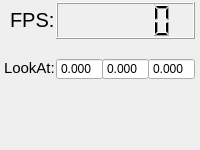
  <widget class="QDockWidget" name="dockWidget">
   <property name="minimumSize">
    <size>
     <width>200</width>
     <height>150</height>
    </size>
   </property>
   <property name="maximumSize">
    <size>
     <width>200</width>
     <height>150</height>
    </size>
   </property>
   <property name="features">
    <set>QDockWidget::DockWidgetFloatable|QDockWidget::DockWidgetMovable</set>
   </property>
   <property name="allowedAreas">
    <set>Qt::RightDockWidgetArea</set>
   </property>
   <property name="windowTitle">
    <string>Status</string>
   </property>
   <attribute name="dockWidgetArea">
    <number>2</number>
   </attribute>
   <widget class="QWidget" name="dockWidgetContents">
    <widget class="QLCDNumber" name="FPSlcdNumber">
     <property name="geometry">
      <rect>
       <x>56</x>
       <y>2</y>
       <width>139</width>
       <height>37</height>
      </rect>
     </property>
    </widget>
    <widget class="QLabel" name="label_4">
     <property name="geometry">
      <rect>
       <x>10</x>
       <y>0</y>
       <width>59</width>
       <height>39</height>
      </rect>
     </property>
     <property name="font">
      <font>
       <pointsize>15</pointsize>
      </font>
     </property>
     <property name="text">
      <string>FPS:</string>
     </property>
    </widget>
    <widget class="QDoubleSpinBox" name="lookAtSpinBoxY">
     <property name="geometry">
      <rect>
       <x>102</x>
       <y>58</y>
       <width>47</width>
       <height>22</height>
      </rect>
     </property>
     <property name="readOnly">
      <bool>true</bool>
     </property>
     <property name="buttonSymbols">
      <enum>QAbstractSpinBox::NoButtons</enum>
     </property>
     <property name="decimals">
      <number>3</number>
     </property>
     <property name="minimum">
      <double>-1024.000000000000000</double>
     </property>
     <property name="maximum">
      <double>1024.000000000000000</double>
     </property>
    </widget>
    <widget class="QDoubleSpinBox" name="lookAtSpinBoxX">
     <property name="geometry">
      <rect>
       <x>56</x>
       <y>58</y>
       <width>47</width>
       <height>22</height>
      </rect>
     </property>
     <property name="wrapping">
      <bool>false</bool>
     </property>
     <property name="frame">
      <bool>true</bool>
     </property>
     <property name="readOnly">
      <bool>true</bool>
     </property>
     <property name="buttonSymbols">
      <enum>QAbstractSpinBox::NoButtons</enum>
     </property>
     <property name="keyboardTracking">
      <bool>true</bool>
     </property>
     <property name="decimals">
      <number>3</number>
     </property>
     <property name="minimum">
      <double>-1024.000000000000000</double>
     </property>
     <property name="value">
      <double>0.000000000000000</double>
     </property>
    </widget>
    <widget class="QDoubleSpinBox" name="lookAtSpinBoxZ">
     <property name="geometry">
      <rect>
       <x>148</x>
       <y>58</y>
       <width>47</width>
       <height>22</height>
      </rect>
     </property>
     <property name="readOnly">
      <bool>true</bool>
     </property>
     <property name="buttonSymbols">
      <enum>QAbstractSpinBox::NoButtons</enum>
     </property>
     <property name="decimals">
      <number>3</number>
     </property>
     <property name="minimum">
      <double>-1024.000000000000000</double>
     </property>
     <property name="maximum">
      <double>1024.000000000000000</double>
     </property>
    </widget>
    <widget class="QLabel" name="label_18">
     <property name="geometry">
      <rect>
       <x>4</x>
       <y>52</y>
       <width>63</width>
       <height>31</height>
      </rect>
     </property>
     <property name="font">
      <font>
       <pointsize>11</pointsize>
      </font>
     </property>
     <property name="text">
      <string>LookAt:</string>
     </property>
    </widget>
   </widget>
  </widget>
